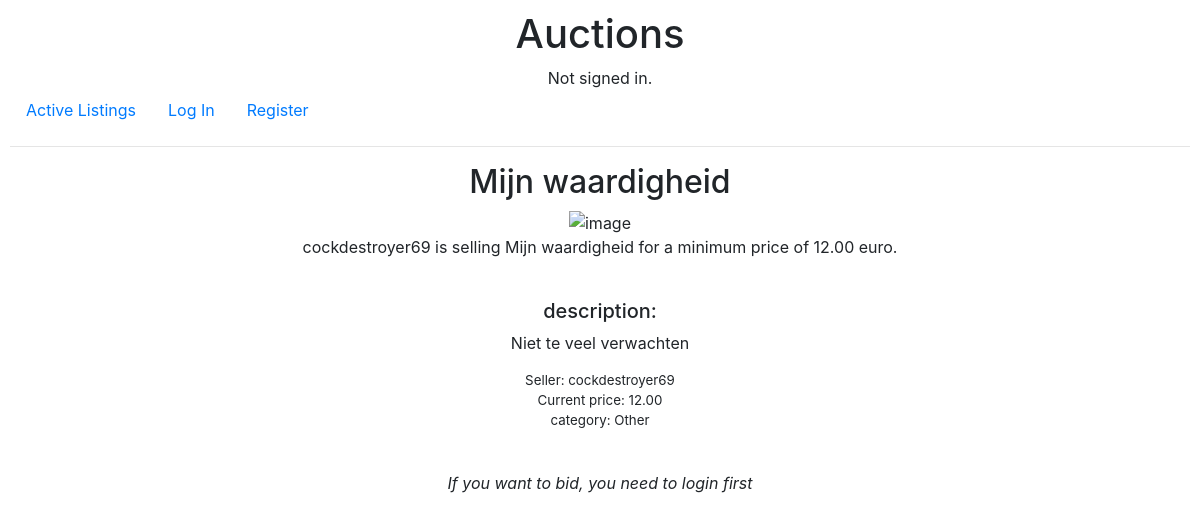
The page /product/5 on the database as committed earlier.
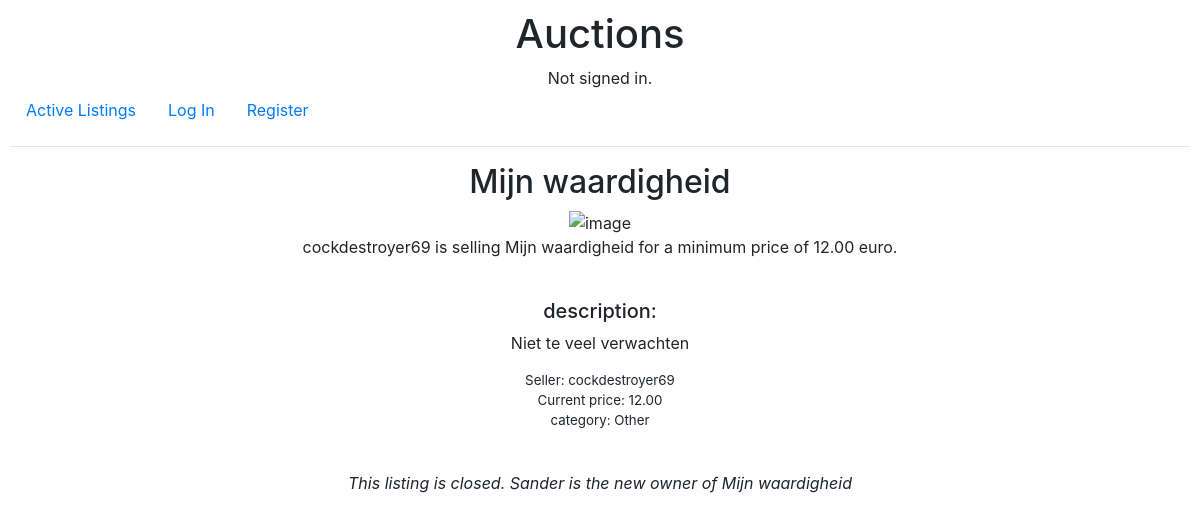
The same page on the database as committed later.
### auctions/models.py (models this page shows, shortened)
class Listing(models.Model):
    seller = models.ForeignKey(User, on_delete=CASCADE, related_name="sellers")
    product = models.CharField(max_length=64)
    description = models.CharField(max_length=256)
    price = models.DecimalField(max_digits=10 ,decimal_places=2, default=0, validators=[MinValueValidator(0)])
    image = models.URLField(default="https://www.thermaxglobal.com/wp-content/uploads/2020/05/image-not-found.jpg")
    category = models.CharField(max_length=20)
    active = models.BooleanField(default=True)
    newOwner = models.ForeignKey(User, on_delete=CASCADE, related_name="newowner")

class User(AbstractUser):
    pass

### auctions/views.py (the view)
# urls.py: path("product/<int:productid>", views.product, name="product"),
def product(request, productid):
    product=Listing.objects.get(id=productid)
    if product:
        highestBid(product)
        return renderProduct(request, productid=productid)
    else:
        return render(request, index.html)

### auctions/views.py (called while the page is built)
def highestBid(product):
    AllCurrentBids = Bid.objects.filter(listing=product.id)
    highest = product.price
    for bids in AllCurrentBids:
        highest = max(highest, bids.price)
    product.price = highest
    product.save()

def renderProduct(request, productid):
    product = Listing.objects.get(id=productid)
    return render(request, "auctions/product.html",{
        "id": product.id,
        "product": product.product,
        "price": product.price,
        "description": product.description,
        "seller": product.seller,
        "image": product.image,
        "active": product.active,
        "newOwner": product.newOwner,
        "category": product.category
        })

### auctions/templates/auctions/product.html
{% extends "auctions/layout.html" %}
{% block body %}
    <h2>{{ product }}</h2>
    <img src="{{ image }}" alt="image" style="width: 300px; height: auto">
    <p>{{seller}} is selling {{product}} for a minimum price of {{price}} euro.</p>
    <br>
    <h5>description: </h5>
    <p>{{description}}</p>
    <span style="font-size:smaller">
        <p>Seller: {{seller}}
            <br>
        Current price: {{price}}
            <br>
        category: {{category}}
    </p>
    </span>
    <br>
    {% if user.is_authenticated and active %}
    <div class="form-wrapper">
        <form action="{% url 'bid' id %}" method="post">
            {% csrf_token %}
            <div class="form-group">
                <input class="form-control" type="number" name="price" placeholder="bid" min="{{price|add:1}}">
            </div>
            <input class="btn btn-primary" type="submit" value="bid">
        </form>
    </div>
        {% if user == seller %}
        <div class="form-wrapper">
            <form action="{% url 'deactivateProduct' id %}" method="post">
                {% csrf_token %}
                <input class="btn btn-primary" type="submit" value="deactivate">
            </form>
        </div>
    {% endif %}
    {% elif active %}
        <p><i>If you want to bid, you need to login first</i></p>
    {% else %}
        {% if newOwner == seller %}
            <p><i>This listing is closed. No one bought {{product}}</i></p>
        {% elif newOwner == user %}
            <p><i> Congratulations! You are the new owner of {{product}}! </i></p>
        {% else %}
        <p><i>This listing is closed. {{newOwner}} is the new owner of {{product}}</i></p>
        {% endif %}
    {% endif %}
{% endblock %}

### auctions/templates/auctions/layout.html (shortened to what this page needs)
{% load static %}
<!DOCTYPE html>
<html lang="en">
    <head>
        <link rel="stylesheet" href="https://stackpath.bootstrapcdn.com/bootstrap/4.4.1/css/bootstrap.min.css">
        <link href="{% static 'auctions/styles.css' %}" rel="stylesheet">
    </head>
    <body>
        <h1>Auctions</h1>
        <div>
            {% if user.is_authenticated %}
                Signed in as <strong>{{ user.username }}</strong>.
            {% else %}
                Not signed in.
            {% endif %}
        </div>
        <ul class="nav">
            <li class="nav-item">
                <a class="nav-link" href="{% url 'index' %}">Active Listings</a>
            </li>
            {% if user.is_authenticated %}
                <li class="nav-item">
                    <a class="nav-link" href="{% url 'sell' %}">Sell a product</a>
                </li>
                <li class="nav-item">
                    <a class="nav-link" href="{% url 'logout' %}">Log Out</a>
                </li>
            {% else %}
                <li class="nav-item">
                    <a class="nav-link" href="{% url 'login' %}">Log In</a>
                </li>
                <li class="nav-item">
                    <a class="nav-link" href="{% url 'register' %}">Register</a>
                </li>
            {% endif %}
        </ul>
        <hr>
        {% block body %}
        {% endblock %}
    </body>
</html>

### auctions/static/auctions/styles.css (style rules this page uses)
body { padding: 10px; text-align: center; }

Rows that differ between the two databases and show on the page:
changed Listing "Mijn waardigheid": product (not shown) → "Mijn waardigheid"
now on this page (row unchanged): User: username "Sander"
Other text that changed with them:
text no longer shown: "If you want to bid, you need to login first"
text now shown: "This listing is closed. is the new owner of"
